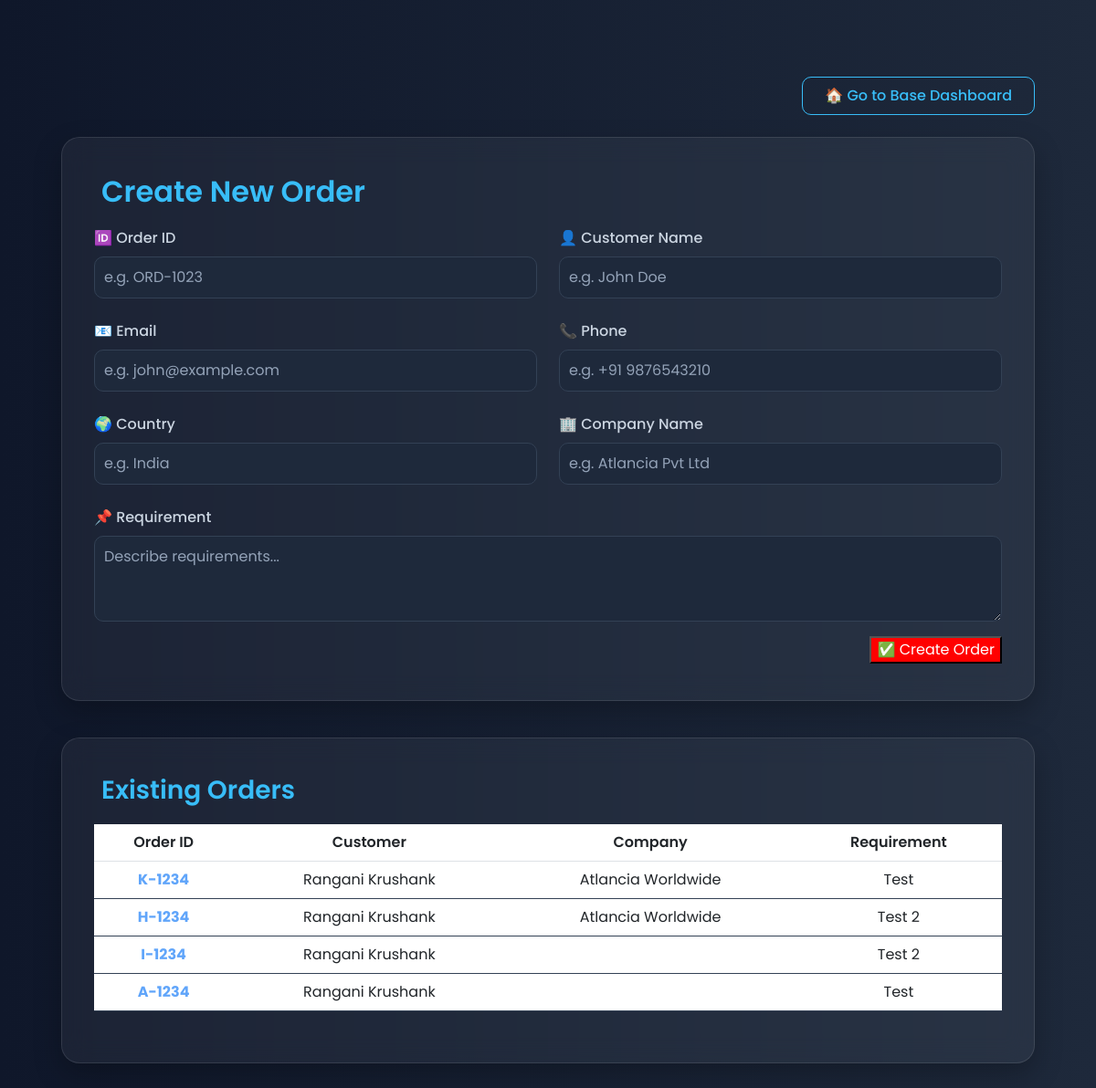
Screenshot of /order (signed in) with the database file from the repository.
### app.py (models this page shows)
class Order(db.Model):
    id = db.Column(db.Integer, primary_key=True)
    order_id = db.Column(db.String(100), unique=True, nullable=False)
    customer_name = db.Column(db.String(150), nullable=False)
    email = db.Column(db.String(100))
    phone = db.Column(db.String(20))
    country = db.Column(db.String(100))
    requirement = db.Column(db.Text)
    company_name = db.Column(db.String(100))

### app.py (the view, shortened to what this page needs)
@app.route('/order', methods=['GET', 'POST'])
@login_required
def order_panel():
    if current_user.role != 'admin':
        flash('Access denied!', 'danger')
        return redirect(url_for('login'))
    return render_template('order.html', orders=Order.query.all())

### app.py (called while the page is built)
@login_manager.user_loader
def load_user(user_id):
    return User.query.get(int(user_id))

### templates/order.html (shortened to what this page needs)
{% extends 'layout.html' %}
{% block content %}
<div class="order-wrapper">
  <div class="d-flex justify-content-end mb-4">
    <a href="{{ url_for('admin_base_dashboard') }}" class="btn btn-outline-info px-4 py-2">
      🏠 Go to Base Dashboard
    </a>
  </div>
  <div class="glass-card">
    <h2>Create New Order</h2>
    <form method="POST">
      <div class="row g-4">
        <div class="col-md-6">
          <label class="form-label">🆔 Order ID</label>
          <input type="text" name="order_id" class="form-control" placeholder="e.g. ORD-1023" required>
        </div>
        <div class="col-md-6">
          <label class="form-label">👤 Customer Name</label>
          <input type="text" name="customer_name" class="form-control" placeholder="e.g. John Doe" required>
        </div>
        <div class="col-md-6">
          <label class="form-label">📧 Email</label>
          <input type="email" name="email" class="form-control" placeholder="e.g. john@example.com">
        </div>
        <div class="col-md-6">
          <label class="form-label">📞 Phone</label>
          <input type="text" name="phone" class="form-control" placeholder="e.g. +91 9876543210">
        </div>
        <div class="col-md-6">
          <label class="form-label">🌍 Country</label>
          <input type="text" name="country" class="form-control" placeholder="e.g. India">
        </div>
        <div class="col-md-6">
          <label class="form-label">🏢 Company Name</label>
          <input type="text" name="company_name" class="form-control" placeholder="e.g. Atlancia Pvt Ltd">
        </div>
        <div class="col-12">
          <label class="form-label">📌 Requirement</label>
          <textarea name="requirement" class="form-control" placeholder="Describe requirements..." rows="3"></textarea>
        </div>
        <div class="col-12 d-flex justify-content-end mt-3">
          <button type="submit" class="btn-create">✅ Create Order</button>
        </div>
      </div>
    </form>
  </div>
  <div class="glass-card">
    <h3>Existing Orders</h3>
    <div class="table-responsive">
      <table class="table align-middle">
        <thead>
          <tr>
            <th>Order ID</th>
            <th>Customer</th>
            <th>Company</th>
            <th>Requirement</th>
          </tr>
        </thead>
        <tbody>
          {% for o in orders %}
          <tr>
            <td class="fw-bold text-primary">{{ o.order_id }}</td>
            <td>{{ o.customer_name }}</td>
            <td>{{ o.company_name }}</td>
            <td>{{ o.requirement }}</td>
          </tr>
          {% else %}
          <tr>
            <td colspan="4" class="text-center text-muted py-3">No orders found.</td>
          </tr>
          {% endfor %}
        </tbody>
      </table>
    </div>
  </div>
</div>
{% endblock %}

### templates/order.html (style rules this page uses)
body { background: linear-gradient(to right, #0f172a, #1e293b); color: #e2e8f0; font-family: 'Poppins', sans-serif; }
.order-wrapper { max-width: 1300px; margin: auto; padding: 60px 25px; }
.glass-card { background: rgba(255, 255, 255, 0.05); border-radius: 20px; backdrop-filter: blur(14px); -webkit-backdrop-filter: blur(14px); border: 1px solid rgba(255, 255, 255, 0.1); padding: 40px 35px; box-shadow: 0 12px 30px rgba(0, 0, 0, 0.25); margin-bottom: 40px; }
.glass-card h2, .glass-card h3 { color: #38bdf8; font-weight: 600; margin-bottom: 20px; }
.form-label { color: #cbd5e1; font-weight: 500; }
.form-control { background: #1e293b; border: 1px solid #334155; color: #e2e8f0; border-radius: 10px; padding: 10px; }
.form-control::placeholder { color: #94a3b8; }
.btn-create { z-index: 9999 !important; position: relative; background: red !important; color: white !important; }
table { color: #e2e8f0; }
thead { background: #1e293b; }
thead th { color: #7dd3fc; text-align: center; padding: 12px; font-weight: 600; }
tbody td { text-align: center; padding: 12px; border-bottom: 1px solid #334155; }
.text-primary { color: #60a5fa !important; }
.btn-outline-info { border: 1px solid #38bdf8; color: #38bdf8; font-weight: 500; transition: 0.3s; border-radius: 10px; }

### rows the page displays
Order: order_id "K-1234", customer_name "Rangani Krushank", company_name "Atlancia Worldwide", requirement "Test"
Order: order_id "H-1234", customer_name "Rangani Krushank", company_name "Atlancia Worldwide", requirement "Test 2"
Order: order_id "I-1234", customer_name "Rangani Krushank", requirement "Test 2"
Order: order_id "A-1234", customer_name "Rangani Krushank", requirement "Test"
